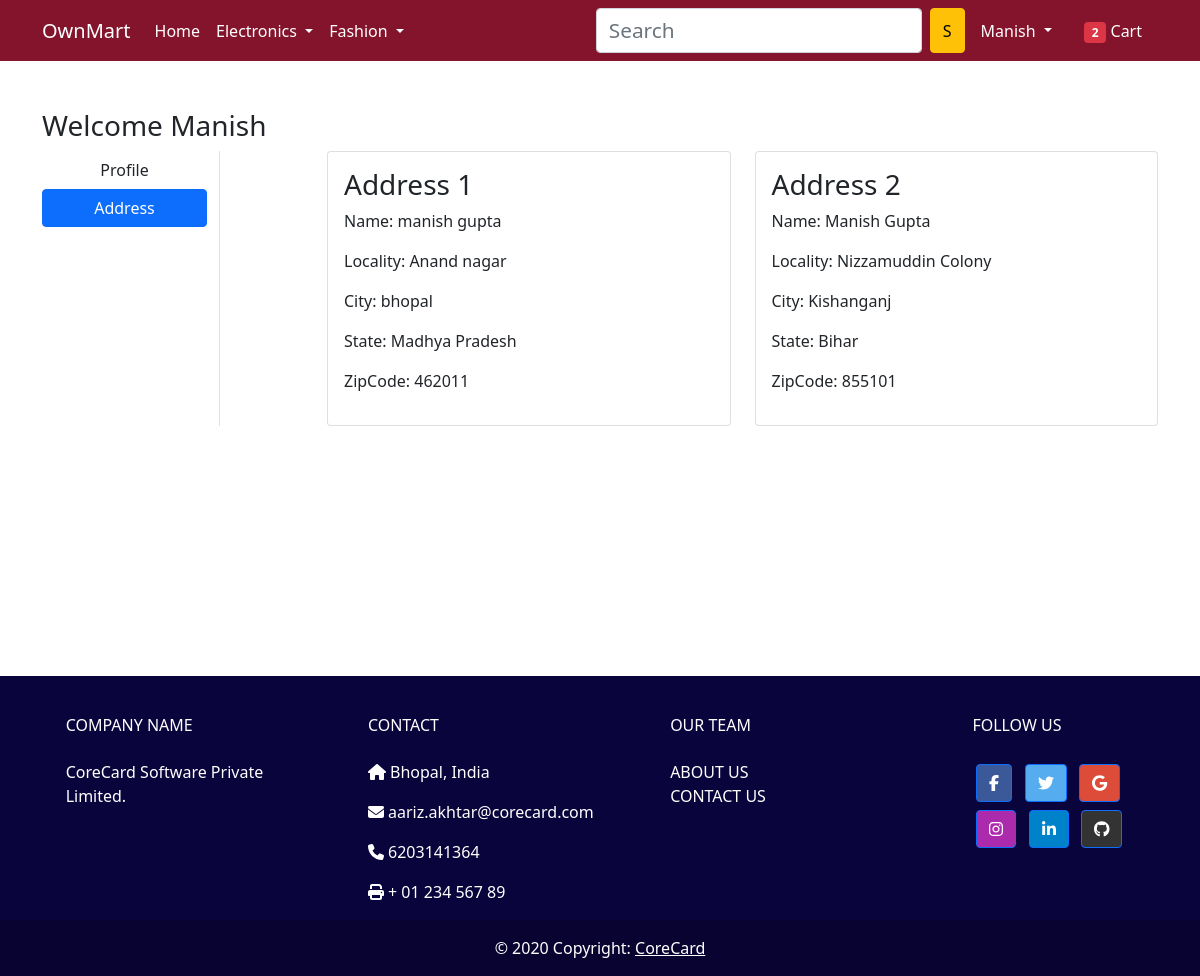
The app's page /address/ (signed in) with its own data.
### app/models.py (models this page shows, shortened)
class Customer(models.Model):
	user = models.ForeignKey(User,on_delete=models.CASCADE)
	name = models.CharField(max_length=200)
	locality = models.CharField(max_length=200)
	city = models.CharField(max_length=50)
	zipcode = models.IntegerField()
	state = models.CharField(choices=STATE_CHOICES, max_length=50)

### app/views.py (the view)
# urls.py: path('address/', views.address, name='address'),
@login_required
def address(request):
	totalitem = 0
	if request.user.is_authenticated:
		totalitem = len(Cart.objects.filter(user=request.user))
	add = Customer.objects.filter(user=request.user)
	return render(request, 'app/address.html', {'add':add,'active':'btn-primary','totalitem':totalitem})

### app/templates/app/address.html (shortened to what this page needs)
{% extends 'app/base.html' %}
{% load static %}
{% block main-content %}
<div class="container my-5">
 <div class="row">
 <h3>Welcome <span class="text-capitalize">{{request.user}}</span></h3>
  <div class="col-sm-2 border-end">
   <ul class="list-unstyled">
    <li class="d-grid"><a href="{% url 'profile' %}" class="btn">Profile</a></li>
    <li class="d-grid"><a href="{% url 'address' %}" class="btn {{active}}">Address</a></li>
   </ul>
  </div>
  <div class="col-sm-9 offset-sm-1">
   <div class="row">
{% for ad in add %}
    <div class="col-sm-6">
     <div class="card">
      <div class="card-body">
          <h3>Address {{forloop.counter}}</h3>
         <p>Name: {{ad.name}}</p>
         <p>Locality: {{ad.locality}}</p>
         <p>City: {{ad.city}}</p>
         <p>State: {{ad.state}}</p>
         <p>ZipCode: {{ad.zipcode}}</p>
      </div>
     </div>
    </div>
    {% endfor %}
   </div>
  </div>
 </div>
</div>
{% endblock main-content %}

### app/templates/app/base.html (shortened to what this page needs)
<!doctype html>
{% load static %}
<html lang="en">
  <head>
    <link href="https://cdn.jsdelivr.net/npm/bootstrap@5.0.0-beta1/dist/css/bootstrap.min.css" rel="stylesheet">
    <link rel="stylesheet" href="{% static 'app/css/owl.carousel.min.css' %}">
    <link rel="stylesheet" href="{% static 'app/css/all.min.css' %}">
    <link rel="stylesheet" href="{% static 'app/css/style.css' %}">
  </head>
  <body>
    <nav class="navbar navbar-expand-lg navbar-dark bg-primary">
     <div class="container">
       <a class="navbar-brand" href="/">OwnMart</a>
       <div class="collapse navbar-collapse" id="navbarSupportedContent">
         <ul class="navbar-nav me-auto mb-2 mb-lg-0">
           <li class="nav-item">
             <a class="nav-link active" aria-current="page" href="/">Home</a>
           </li>
           <li class="nav-item dropdown">
             <a class="nav-link dropdown-toggle text-white" href="#" id="electronicsDropdown" role="button" data-bs-toggle="dropdown" aria-expanded="false">
               Electronics
             </a>
           </li>
           <li class="nav-item dropdown">
             <a class="nav-link dropdown-toggle text-white" href="#" id="fashionDropdown" role="button" data-bs-toggle="dropdown" aria-expanded="false">
               Fashion
             </a>
           </li>
         </ul>
         <form class="d-flex">
           <input class="form-control me-2" type="search" placeholder="Search" aria-label="Search">
           <button class="btn btn-warning" type="submit">S</button>
         </form>
         <div>
          <ul class="navbar-nav me-auto mb-2 mb-lg-0">
            {% if request.user.is_authenticated %}
           <li class="nav-item dropdown mx-2">
              <a class="nav-link dropdown-toggle text-white" href="#" id="profileDropdown" role="button" data-bs-toggle="dropdown" aria-expanded="false">
                {{request.user.username|capfirst}}
              </a>
            </li>
            <li class="nav-item mx-2">
             <a href="{% url 'showcart' %}" class="nav-link text-white"><span class="badge bg-danger">{{totalitem}}</span> Cart </a>
            </li>
            {% endif %}
          </ul>
         </div>
       </div>
     </div>
    </nav>
    {% block main-content %} {% endblock main-content %}
<div >
  <footer
          class="text-center text-lg-start text-white"
          style="background-color: #0A043C"
          >
    <div class="container p-4 pb-0">
      <section class="">
        <div class="row">
          <div class="col-md-3 col-lg-3 col-xl-3 mx-auto mt-3">
            <h6 class="text-uppercase mb-4 font-weight-bold">
              Company name
            </h6>
            <p>
              CoreCard Software Private Limited.
            </p>
          </div>
          <div class="col-md-4 col-lg-3 col-xl-3 mx-auto mt-3">
            <h6 class="text-uppercase mb-4 font-weight-bold">Contact</h6>
            <p><i class="fas fa-home mr-3"></i> Bhopal, India</p>
            <p><i class="fas fa-envelope mr-3"></i> aariz.akhtar@corecard.com</p>
            <p><i class="fas fa-phone mr-3"></i> 6203141364</p>
            <p><i class="fas fa-print mr-3"></i> + 01 234 567 89</p>
          </div>
          <div class="col-md-4 col-lg-3 col-xl-3 mx-auto mt-3">
            <h6 class="text-uppercase mb-4 font-weight-bold">Our Team</h6>
            <a style="text-decoration: none;color:white" class="text-uppercase mb-4 font-weight-bold" href="/aboutus">About Us</a>
            <br>
            <a style="text-decoration: none;color:white;" class="text-uppercase mb-4 font-weight-bold" href="/contactus">Contact Us</a>
          </div>
          <div class="col-md-3 col-lg-2 col-xl-2 mx-auto mt-3">
            <h6 class="text-uppercase mb-4 font-weight-bold">Follow us</h6>
            <a
               class="btn btn-primary btn-floating m-1"
               style="background-color: #3b5998"
               href="#!"
               role="button"
               ><i class="fab fa-facebook-f"></i
              ></a>
            <a
               class="btn btn-primary btn-floating m-1"
               style="background-color: #55acee"
               href="#!"
               role="button"
               ><i class="fab fa-twitter"></i
              ></a>
            <a
               class="btn btn-primary btn-floating m-1"
               style="background-color: #dd4b39"
               href="#!"
               role="button"
               ><i class="fab fa-google"></i
              ></a>
            <a
               class="btn btn-primary btn-floating m-1"
               style="background-color: #ac2bac"
               href="#!"
               role="button"
               ><i class="fab fa-instagram"></i
              ></a>
            <a
               class="btn btn-primary btn-floating m-1"
               style="background-color: #0082ca"
               href="#!"
               role="button"
               ><i class="fab fa-linkedin-in"></i
              ></a>
            <a
               class="btn btn-primary btn-floating m-1"
               style="background-color: #333333"
               href="#!"
               role="button"
               ><i class="fab fa-github"></i
              ></a>
          </div>
        </div>
      </section>
    </div>
    <div
         class="text-center p-3"
         style="background-color: rgba(0, 0, 0, 0.2)"
         >
      © 2020 Copyright:
      <a class="text-white" href="https://mdbootstrap.com/"
         >CoreCard</a
        >
    </div>
  </footer>
</div>
  </body>
</html>

### app/static/app/css/style.css (style rules this page uses)
.bg-primary { background-color: #83142C!important; }
footer { margin-top: 250px; }
ul { margin:0; padding:0; list-style:none; }
.form-control { font-size: 1.3em; color: #080808; }

### records on screen
Customer: name "manish gupta", locality "Anand nagar", city "bhopal", state "Madhya Pradesh", zipcode "462011"
Customer: name "Manish Gupta", locality "Nizzamuddin Colony", city "Kishanganj", state "Bihar", zipcode "855101"

### other values on screen
{{ request.user.username|capfirst }} "Manish"
{{ totalitem }} "2"
{{ request.user }} "Manish"
